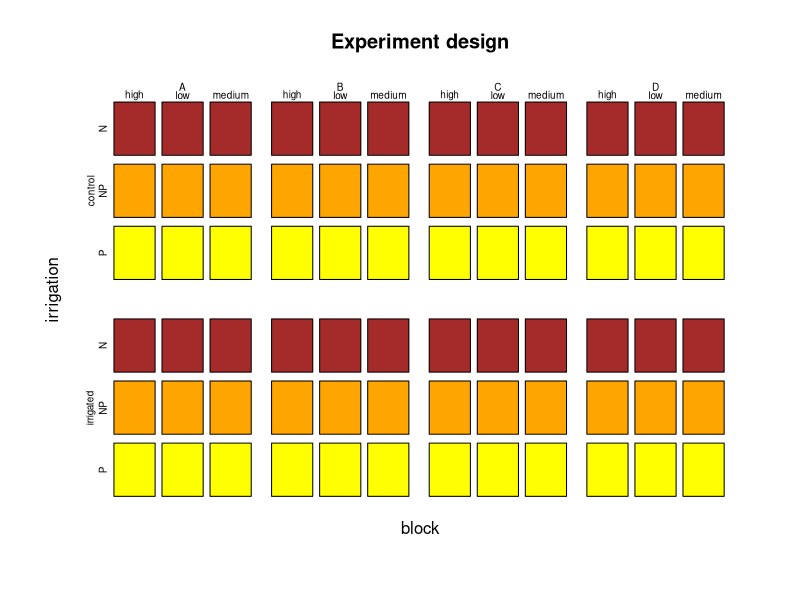
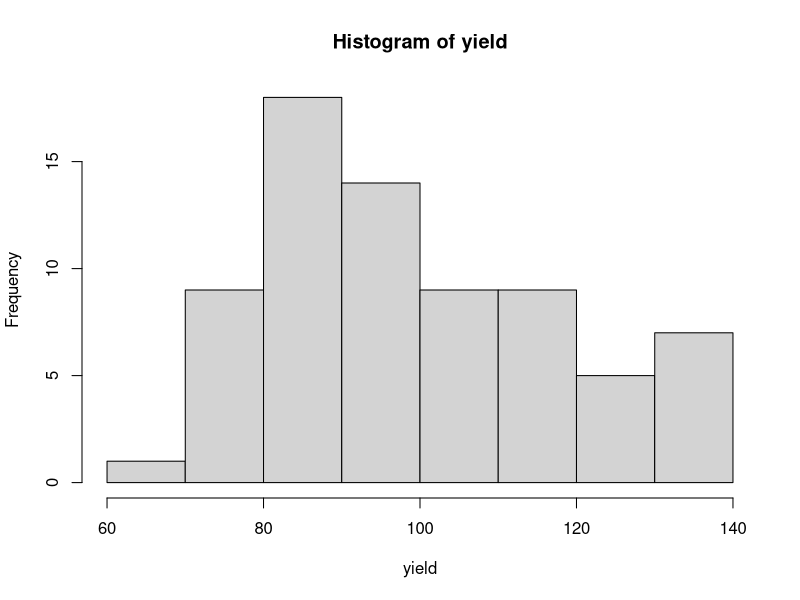
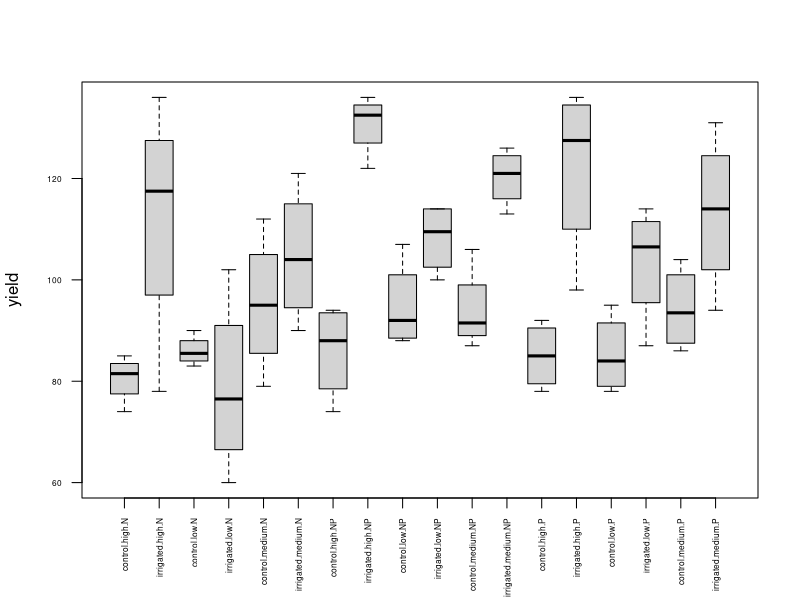
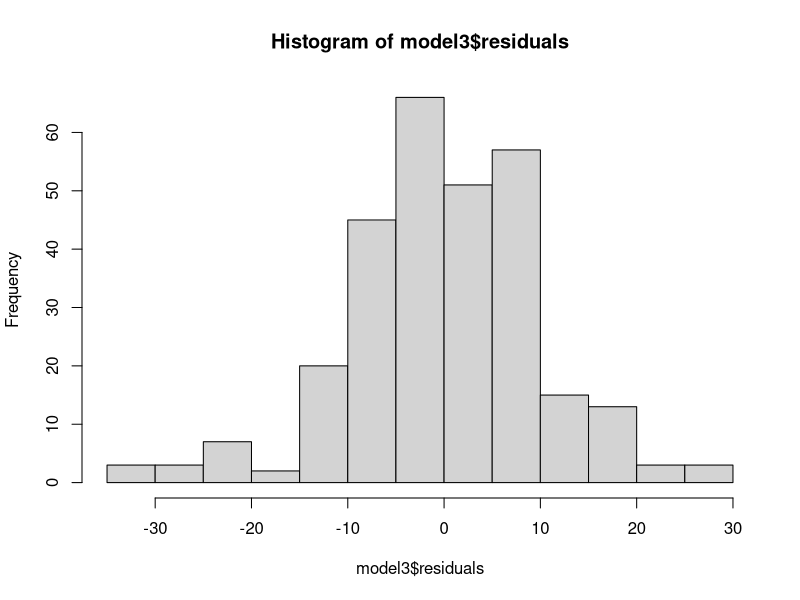
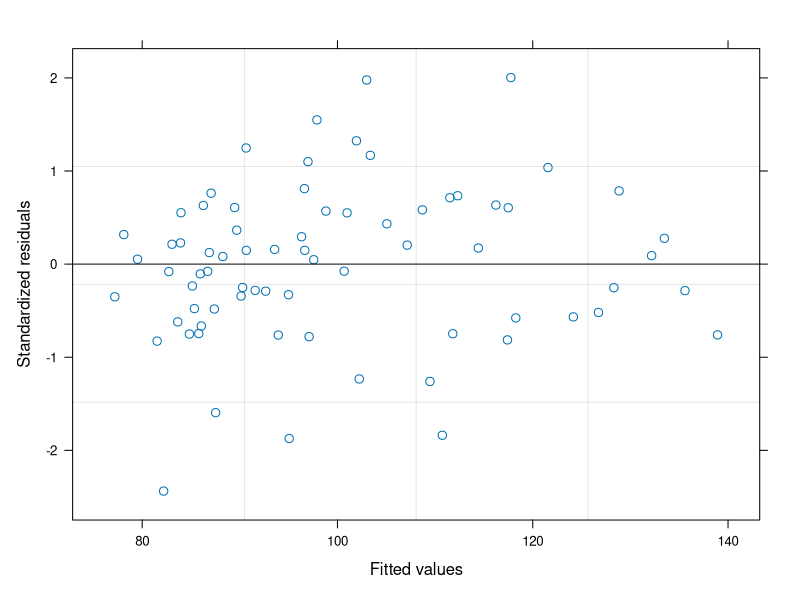
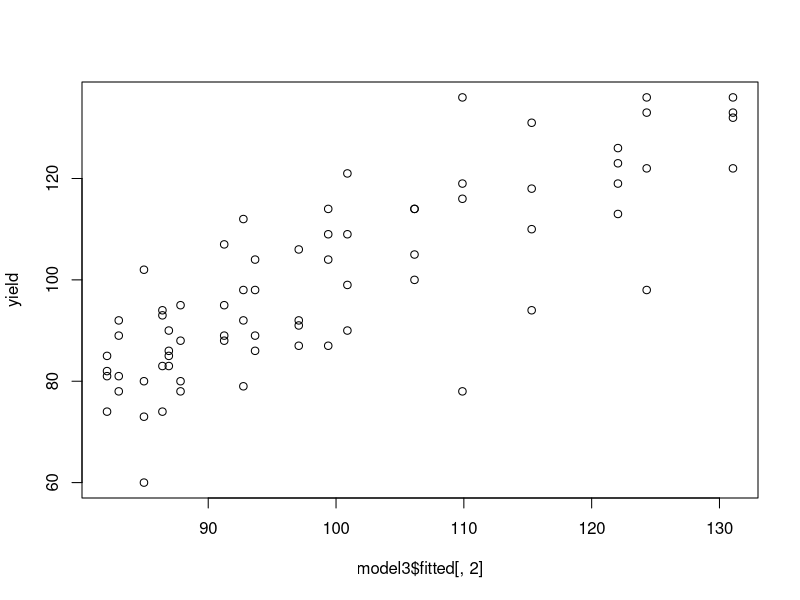
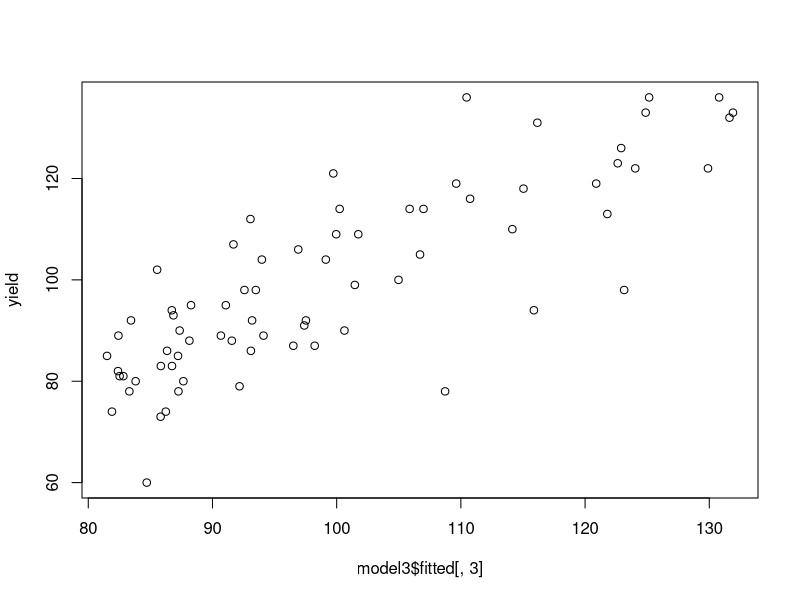
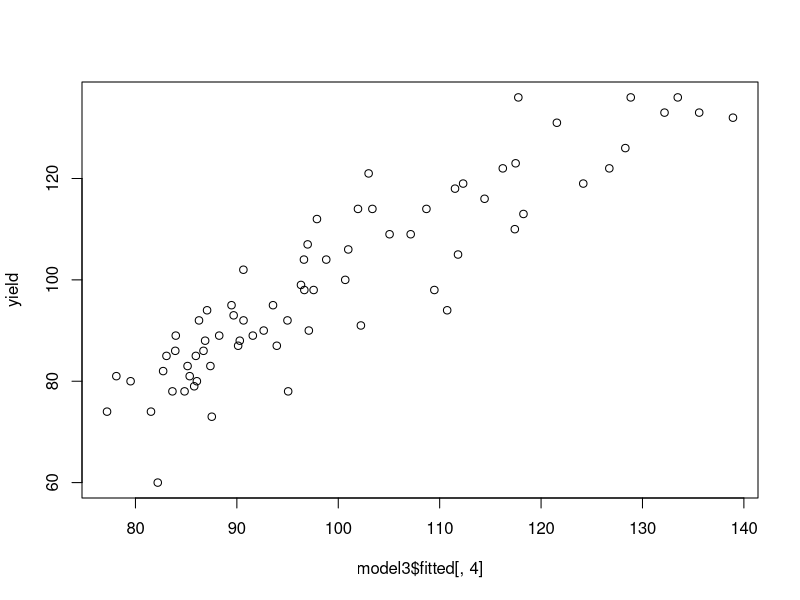

Source code (R) for these figures, in order:
### ---- Mixed effect models ---- ###

# ---- Load data ----

# install the packages nlme and multcomp and call it by running the library command 
install.packages("nlme")
install.packages("multcomp")
library(nlme)
library(multcomp)

# set working directory
getwd()
setwd("/Users/Wanja/R_tutorial/week11")

# load the splityield data 
yields<-read.table("splityield.txt",header=T)
names(yields)


# ---- Inspect data ----

# inspect data
str(yields)

# convert the categorical variables as factors
yields$block <- as.factor(yields$block)
yields$irrigation <- as.factor(yields$irrigation)
yields$density <- as.factor(yields$density)
yields$fertilizer <- as.factor(yields$fertilizer)

# attach the dataset
attach(yields)

# understand the study design
ftable(block ~ irrigation + density + fertilizer)
ftable(fertilizer ~ irrigation + density)

# let's visualize it
mosaicplot(~ block + irrigation + density + fertilizer, data = yields, 
           color = c("brown", "orange", "yellow"),
           cex.axis = 0.6, las = 0, main = "Experiment design")

# check distribution of yield
hist(yield)

# visualize the treatments vs yield
boxplot(yield~irrigation*density*fertilizer, las=2, cex.axis=0.5, xlab="")

# ---- Run mixed effect model ---- 

# try to fit a mixed effect model, defining random and fixed effects
model1<-lme(yield~irrigation*density*fertilizer,
            random=~1|block/irrigation/density)
summary(model1)
anova(model1) # check significance of the overall treatment terms

# simplify, leaving the significant terms in the model 
model2<-lme(yield~(irrigation+density+fertilizer)^2,
            random=~1|block/irrigation/density)
summary(model2)
anova(model2)

# further reduce
model3<-lme(yield~irrigation*density+irrigation*fertilizer,
            random=~1|block/irrigation/density)
summary(model3) 
anova(model3) # minimum adequate model

# check the model 
# extract residuals
model3$residuals
# plot a histogram of residuals: normal distribution?
hist(model3$residuals)
# stars in the sky? 
plot(model3)

# the following is a deeper dive into the model structure
# find the fitted values
str(model3)
# here they are
model3$fitted

# plotting response variable against the fitted values
# i.e. comparing the yield values predicted by the model with the observed values
plot(model3$fitted[,2],yield) # block
plot(model3$fitted[,3],yield) # irrigation
plot(model3$fitted[,4],yield) # density
